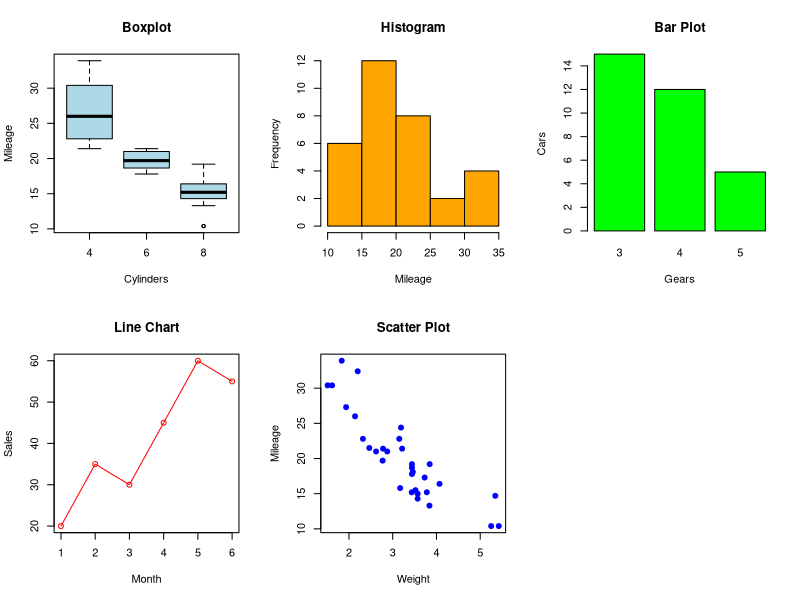

Write the R code that produced this figure.
# ======================================================================
# ITA04 STATISTICS WITH R PROGRAMMING - LAB EXPERIMENT 18
# BASIC GRAPHS IN R
# ======================================================================
#
# AIM:
#   To create a boxplot, histogram, bar plot, line chart and scatter plot in R.
#
# PSEUDOCODE:
#   1. Start
#   2. Take sample data (mtcars and simple vectors)
#   3. Draw boxplot using boxplot()
#   4. Draw histogram using hist()
#   5. Draw bar plot using barplot()
#   6. Draw line chart using plot(type = "o")
#   7. Draw scatter plot using plot()
#   8. Stop
#
# SAMPLE INPUT:
#   Dataset: mtcars (built-in) and months/sales vectors
#
# SAMPLE OUTPUT:
#   Five graphs created.
#   [Graph(s) appear in the R Graphics window]
#
# ======================================================================
# PROGRAM
# ======================================================================

par(mfrow = c(2, 3))

boxplot(mpg ~ cyl, data = mtcars, main = "Boxplot", xlab = "Cylinders",
        ylab = "Mileage", col = "lightblue")

hist(mtcars$mpg, main = "Histogram", xlab = "Mileage", col = "orange")

counts <- table(mtcars$gear)
barplot(counts, main = "Bar Plot", xlab = "Gears", ylab = "Cars", col = "green")

sales <- c(20, 35, 30, 45, 60, 55)
plot(1:6, sales, type = "o", main = "Line Chart", xlab = "Month", ylab = "Sales", col = "red")

plot(mtcars$wt, mtcars$mpg, main = "Scatter Plot", xlab = "Weight", ylab = "Mileage",
     pch = 19, col = "blue")

par(mfrow = c(1, 1))
cat("Five graphs created.\n")

# ======================================================================
# RESULT:
#   Boxplot, histogram, bar plot, line chart and scatter plot were created successfully (see the Graphics window).
# ======================================================================
